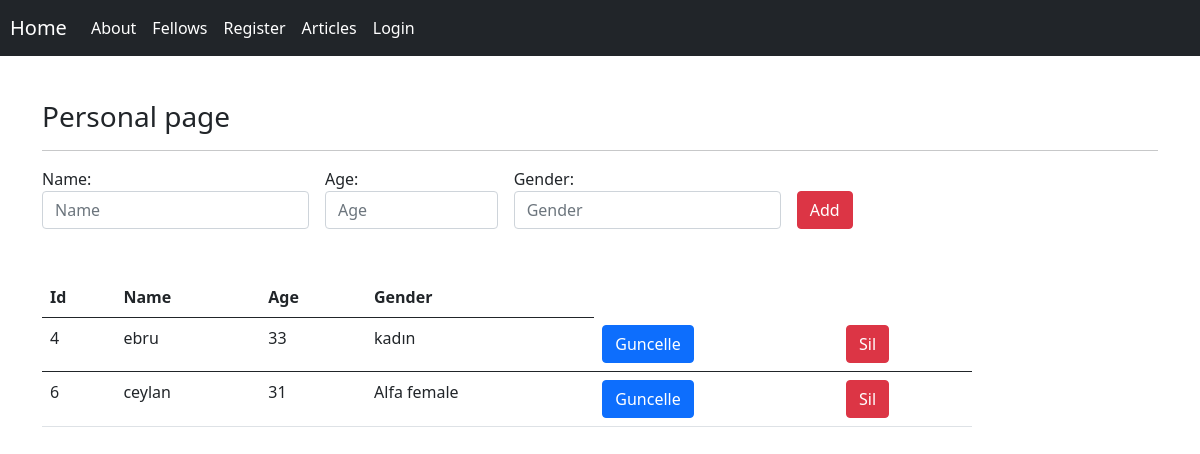
The page /app_2/personals/ on the database its author committed.
### app_002_todo/models.py (models this page shows, shortened)
class Personal(models.Model):
    name = models.CharField(max_length=100,verbose_name="Name")
    age = models.IntegerField(verbose_name="Age")
    gender = models.CharField(max_length=100,verbose_name="Gender")

### app_002_todo/views.py (the view, shortened to what this page needs)
# urls.py: path('personals/', views.personal,name="name_personal"),
def personal(request):
    person=Personal.objects.all()
    context={
        "datas":person,
    }
    return render(request,"personals.html",context)

### templates/personals.html (shortened to what this page needs)
{% extends 'layout.html' %}
{% block body %}
    <h3>Personal page</h3> <hr>
    <form class="row g-3 needs-validation" method="post">
        <div class="col-md-3">
            <label >Name:</label>
            <input type="text" name="name_form" class="form-control" placeholder="Name">
        </div>
        <div class="col-md-2">
            <label >Age:</label>
            <input type="text"  name="age_form" class="form-control" placeholder="Age">
        </div>
        <div class="col-md-3">
            <label >Gender:</label>
            <input type="text"  name="gender_form" class="form-control" placeholder="Gender">
        </div>
       <div class="col-md-3" style="margin-top: 40px;">
            <button type="submit" class="btn btn-danger">Add</button>
       </div>
    </form>
    <br><br>
    {% if datas %}
            <div class="col-md-10">
                <table class="table">
                    <thead>
                    <tr>
                        <th scope="col">Id</th>
                        <th scope="col">Name</th>
                        <th scope="col">Age</th>
                        <th scope="col">Gender</th>
                    </tr>
                    </thead>
                    {% for data in datas  %}
                        <tbody>
                        <tr>
                            <td scope="row">{{data.id}}</td>
                            <td>{{data.name}}</td>
                            <td>{{data.age}}</td>
                            <td>{{data.gender}}</td>
                            <td> <a href="{% url 'app2:name_update' data.id %}" class="btn btn-primary">Guncelle</a> </td>
                            <td> <a href="{% url 'app2:name_delete' data.id %}" class="btn btn-danger">Sil</a> </td>
                        </tr>
                        </tbody>
                    {% endfor %}
                </table>
            </div>
    {% else %}
        <p class="btn btn-danger">No worker is there</p>
    {% endif %}
{% endblock %}

### rows shown on the page
Personal: id "4", name "ebru", age "33", gender "kadın"
Personal: id "6", name "ceylan", age "31", gender "Alfa female"
